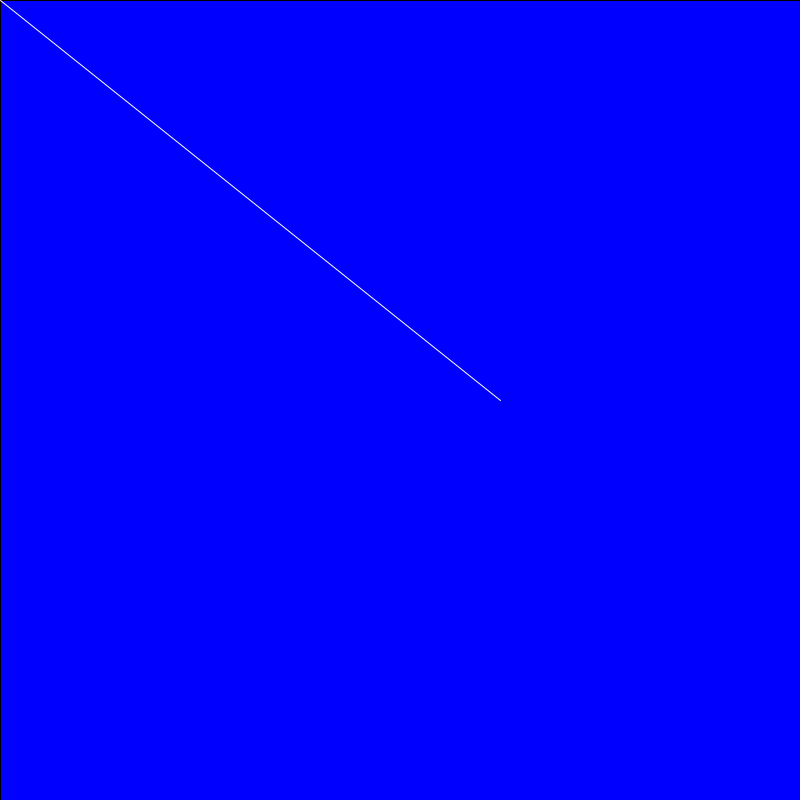
Frame 1 (no input)
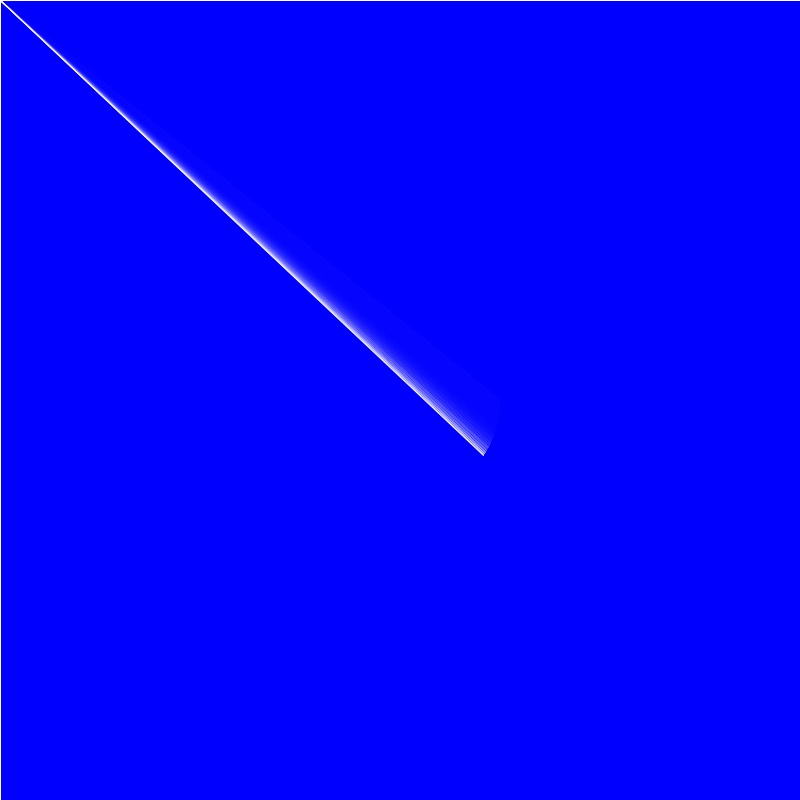
Frame 60 (the mouse pressed at the canvas centre just before this capture)
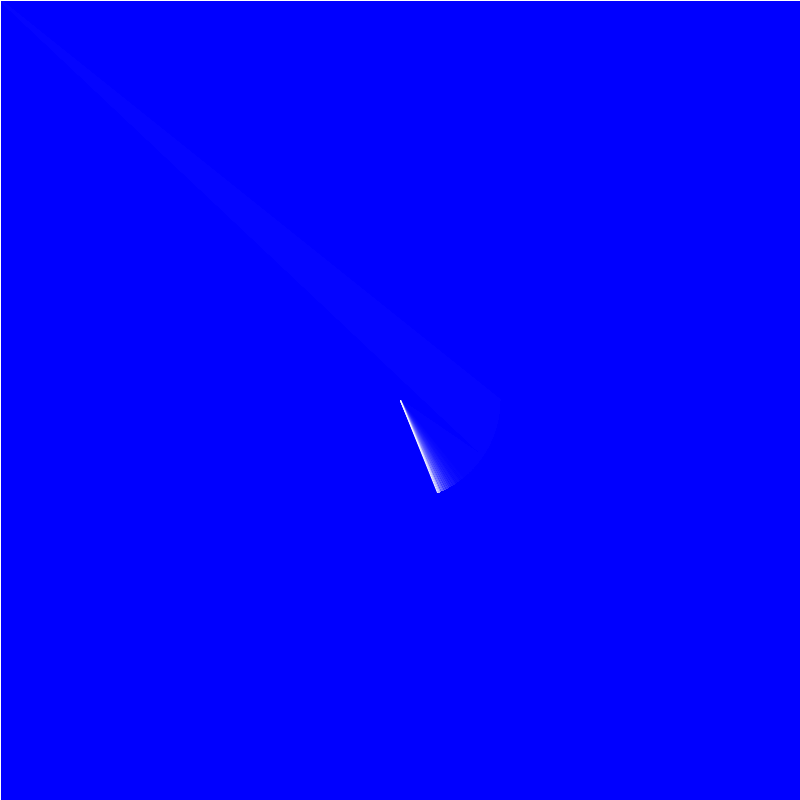
Frame 120 (the mouse held since frame 60 and released just before this capture)

The Processing sketch that drew these frames (run headless with seeded random() and noise(); from frame 60 on, the mouse is pressed at the canvas centre):

// Processing sketch: Teste_Fade_Forms
// ── Teste_Fade_Forms.pde
float angulo = 0;

void setup()
{
  size(800, 800);
  background(0,0,255);
}

void draw()
{
  translate(width/2, height/2);
  
  fill(0, 0, 255, 30);
  rect(-width/2, -height/2, width, height);
  
  stroke(255);
  line(mouseX - width/2, mouseY - height/2, 100*cos(angulo), 100*sin(angulo));
  
  angulo += 0.01;
}
